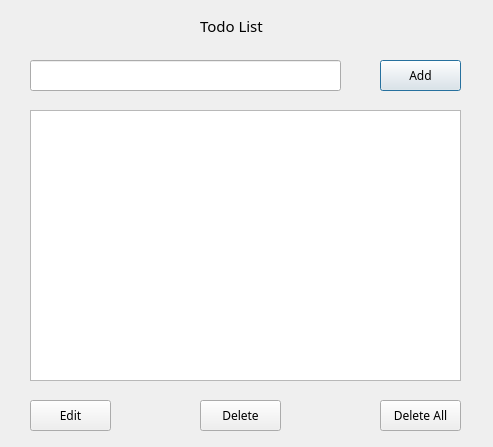
<?xml version="1.0" encoding="UTF-8"?>
<ui version="4.0">
 <class>Dialog</class>
 <widget class="QDialog" name="Dialog">
  <property name="geometry">
   <rect>
    <x>0</x>
    <y>0</y>
    <width>493</width>
    <height>447</height>
   </rect>
  </property>
  <property name="font">
   <font>
    <family>Monaco</family>
    <pointsize>9</pointsize>
   </font>
  </property>
  <property name="windowTitle">
   <string>Dialog</string>
  </property>
  <widget class="QListWidget" name="listWidget">
   <property name="geometry">
    <rect>
     <x>30</x>
     <y>110</y>
     <width>431</width>
     <height>271</height>
    </rect>
   </property>
  </widget>
  <widget class="QLineEdit" name="lineEdit">
   <property name="geometry">
    <rect>
     <x>30</x>
     <y>60</y>
     <width>311</width>
     <height>31</height>
    </rect>
   </property>
  </widget>
  <widget class="QPushButton" name="pushButtonAdd">
   <property name="geometry">
    <rect>
     <x>380</x>
     <y>60</y>
     <width>81</width>
     <height>31</height>
    </rect>
   </property>
   <property name="text">
    <string>Add</string>
   </property>
  </widget>
  <widget class="QPushButton" name="pushButtonEdit">
   <property name="geometry">
    <rect>
     <x>30</x>
     <y>400</y>
     <width>81</width>
     <height>31</height>
    </rect>
   </property>
   <property name="text">
    <string>Edit</string>
   </property>
  </widget>
  <widget class="QPushButton" name="pushButtonDelete">
   <property name="geometry">
    <rect>
     <x>200</x>
     <y>400</y>
     <width>81</width>
     <height>31</height>
    </rect>
   </property>
   <property name="text">
    <string>Delete</string>
   </property>
  </widget>
  <widget class="QPushButton" name="pushButtonDeleteAll">
   <property name="geometry">
    <rect>
     <x>380</x>
     <y>400</y>
     <width>81</width>
     <height>31</height>
    </rect>
   </property>
   <property name="text">
    <string>Delete All</string>
   </property>
  </widget>
  <widget class="QLabel" name="label">
   <property name="geometry">
    <rect>
     <x>200</x>
     <y>10</y>
     <width>91</width>
     <height>31</height>
    </rect>
   </property>
   <property name="font">
    <font>
     <family>Monaco</family>
     <pointsize>11</pointsize>
    </font>
   </property>
   <property name="text">
    <string>Todo List</string>
   </property>
  </widget>
 </widget>
 <resources/>
 <connections/>
</ui>
